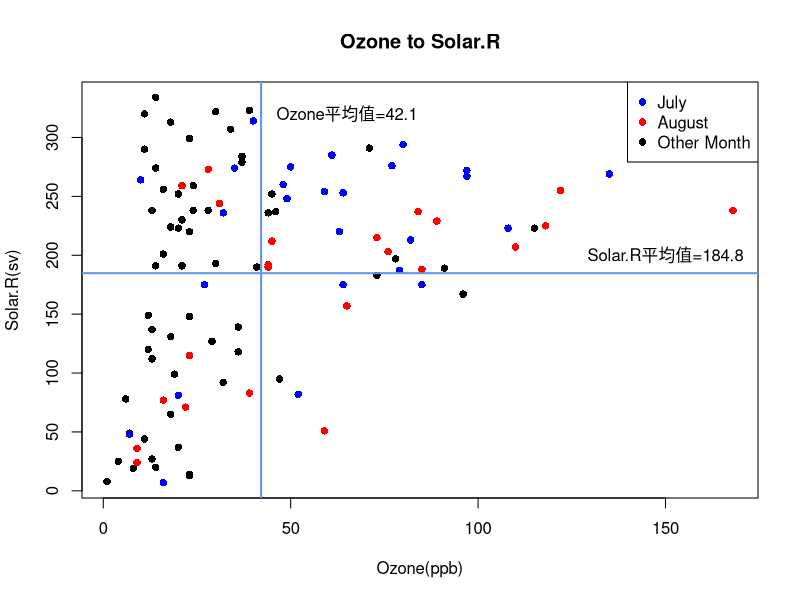

Here is the R script that generated this plot:
#####
rm(list=ls())

##### data
airquality

##### 缺失值處理
data=airquality
### 方法一
# 回傳NA的位置
is.na(data[,1])
# 計算缺失值總數
sum(is.na(data[,1]))
# 回傳遺失值得列(欄)數
which(is.na(data[,1]))
# 移除有缺失值的data
new=data[-which(is.na(data[,1])),]
new

### 方法二
complete.cases(data)
new=data[complete.cases(data),]
new

##### 開新視窗
#windows()
# 建立一個畫布，上面已經有一張散布圖(Ozone to Wind)
plot(x=new$Ozone,
     y=new$Solar.R,
     main="Ozone to Solar.R",
     xlab="Ozone(ppb)",
     ylab="Solar.R(sv)",
     pch=16# 點的圖形
) 

# 現在我們要在這張圖片中，把5月的資料點用藍色標註上去
May_data=new[new$Month==7, ]   # 找出5月的資料
May_data

# 標上藍色的點
points(x=May_data$Ozone,                       
       y=May_data$Solar.R, 
       pch=16,                  # 點的圖形
       col="blue")              # 顏色

# 同理，也可以把8月的資料點用紅色標註上去
Aug_data=new[new$Month==8, ]   # 找出8月的資料
# 標上紅色的點
points(x=Aug_data$Ozone, 
       y=Aug_data$Solar.R, 
       pch=16,               # 點的圖形
       col="red")            # 顏色

# 在右上角做出標示
legend("topright",                                # 表示在右上角
       pch = 16,                                   # pch代表點的圖案
       col = c("blue", "red", "black"),           # col代表顏色 
       legend = c("July", "August", "Other Month"), # 顏色所對應的名稱
       cex=1
)

# 添加垂直線
mean(new$Ozone)
mean(new$Solar.R)
abline(h=mean(new$Solar.R),v=mean(new$Ozone),lwd=2,col="cornflowerblue")

# 添加文字
text(x=150,y=200,label="Solar.R平均值=184.8")
text(x=65,y=320,label="Ozone平均值=42.1")
